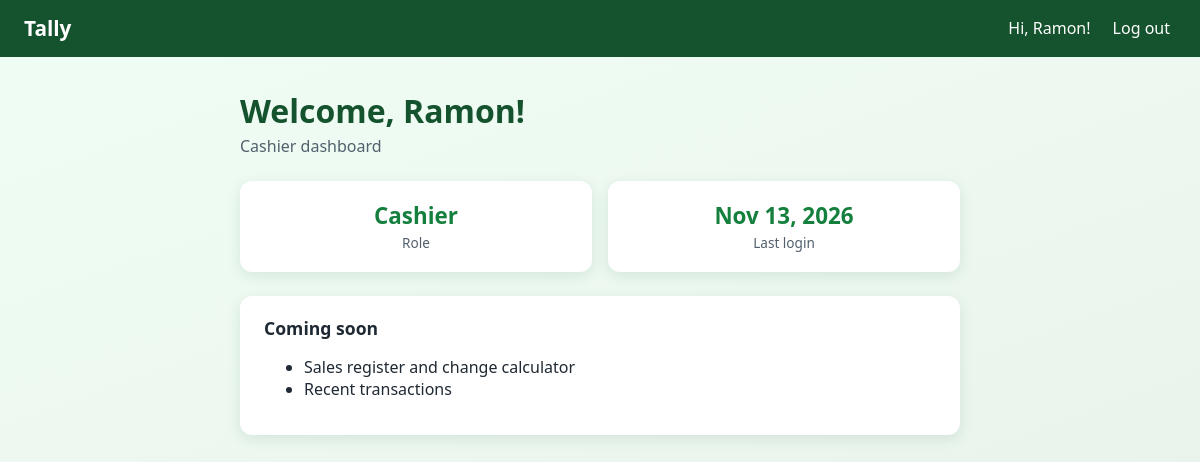
The app's page /cashier/ (signed in) with its own data.
### accounts/models.py (models this page shows, shortened)
class CustomUser(AbstractUser):
    class Role(models.TextChoices):
        CASHIER = "CASHIER", "Cashier"
        OWNER = "OWNER", "Owner"
    role = models.CharField(
        max_length=10, choices=Role.choices,
        default=Role.CASHIER)
    contact_number = models.CharField(max_length=20, blank=True)

### dashboard/views.py (the view)
# urls.py: path("cashier/", CashierDashboardView.as_view(), name="cashier_dashboard"),
class CashierDashboardView(LoginRequiredMixin, UserPassesTestMixin, TemplateView):
    template_name = "dashboard/cashier.html"
    def test_func(self):
        return self.request.user.role == CustomUser.Role.CASHIER

### templates/dashboard/cashier.html (shortened to what this page needs)
{% extends "base.html" %}
{% block content %}
<div class="dash">
  <h1>Welcome, {{ user.first_name|default:user.username }}!</h1>
  <p class="subtitle">Cashier dashboard</p>
  <div class="stats">
    <div class="stat"><strong>{{ user.get_role_display }}</strong><span>Role</span></div>
    <div class="stat"><strong>{{ user.last_login|date:"M d, Y" }}</strong><span>Last login</span></div>
  </div>
  <div class="panel">
    <h2>Coming soon</h2>
    <ul>
      <li>Sales register and change calculator</li>
      <li>Recent transactions</li>
    </ul>
  </div>
</div>
{% endblock %}

### templates/base.html (shortened to what this page needs)
{% load static %}
<!DOCTYPE html>
<html lang="en">
<head>
  <link rel="stylesheet" href="{% static 'css/style.css' %}">
</head>
<body>
  <nav class="navbar">
    <a class="brand" href="/">Tally</a>
    {% if user.is_authenticated %}
      <span>Hi, {{ user.username }}!</span>
      <form method="post" action="{% url 'logout' %}">
        <button type="submit">Log out</button>
      </form>
    {% else %}
      <a href="{% url 'login' %}">Log in</a>
      <a href="{% url 'signup' %}">Sign up</a>
    {% endif %}
  </nav>
  <main>{% block content %}{% endblock %}</main>
</body>
</html>

### static/css/style.css (style rules this page uses)
:root { --green-900: #14532d; --green-600: #15803d; --green-100: #dcfce7; --text: #1f2933; --muted: #52606d; --border: #cbd2d9; --error: #b91c1c; }
* { box-sizing: border-box; }
body { margin: 0; font-family: system-ui, -apple-system, "Segoe UI", Roboto, sans-serif; color: var(--text); background: linear-gradient(160deg, #f0fdf4 0%, #e6f0ea 100%); min-height: 100vh; }
.navbar { background: var(--green-900); color: #fff; padding: 0.9rem 1.5rem; display: flex; align-items: center; gap: 1rem; }
.navbar .brand { font-size: 1.3rem; font-weight: 700; margin-right: auto; color: #fff; text-decoration: none; }
.navbar a, .navbar button { color: #fff; text-decoration: none; background: none; border: 0; font: inherit; cursor: pointer; }
.navbar form { margin: 0; display: inline; }
main { padding: 2rem 1rem; }
.dash { max-width: 720px; margin: 0 auto; }
.dash h1 { margin: 0; color: var(--green-900); }
.dash .subtitle { margin: 0.2rem 0 1.5rem; color: var(--muted); }
.stats { display: grid; grid-template-columns: repeat(auto-fit, minmax(160px, 1fr)); gap: 1rem; margin-bottom: 1.5rem; }
.stat { background: #fff; border-radius: 12px; padding: 1.2rem; text-align: center; box-shadow: 0 4px 14px rgba(20, 83, 45, 0.1); }
.stat strong { display: block; font-size: 1.4rem; color: var(--green-600); }
.stat span { color: var(--muted); font-size: 0.85rem; }
.panel { background: #fff; border-radius: 12px; padding: 1.2rem 1.5rem; box-shadow: 0 4px 14px rgba(20, 83, 45, 0.1); }
.panel h2 { margin-top: 0; font-size: 1.1rem; }

### records on screen
CustomUser: username "Ramon", first_name "Ramon", role "Cashier", last_login "Nov 13, 2026"
